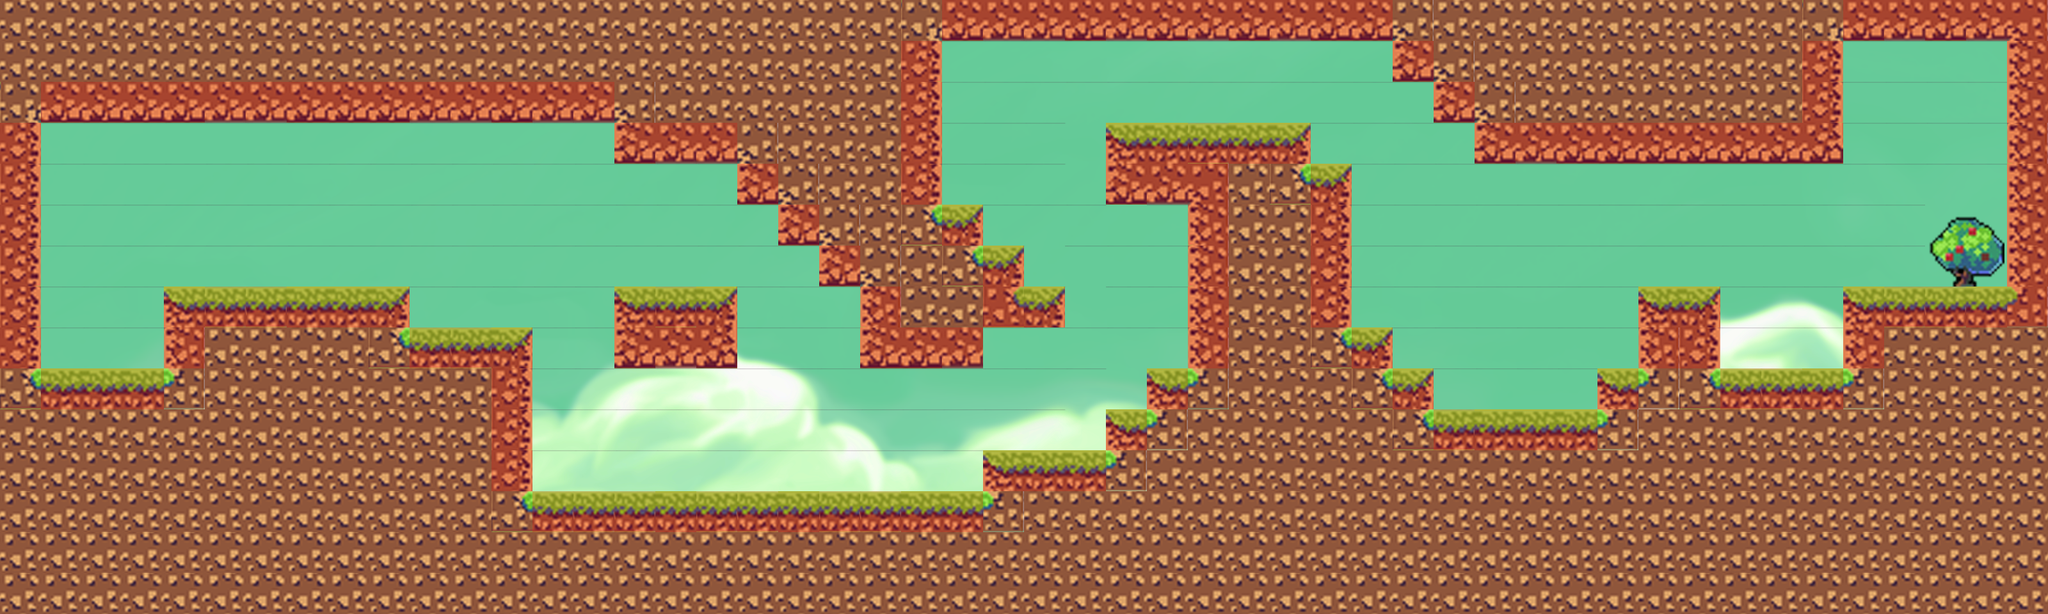

Below is a game level as drawn by its tile map, then a one-line description and the .tmx that defines it (tile-layer data replaced by summaries):
An orthogonal 50x15 tile map with 64x64 px tiles, 2 tile layers (Capa de patrones1, Colliders), 2 tilesets, 1 image layer.

<map version="1.2" tiledversion="1.2.0" orientation="orthogonal" renderorder="right-down" width="50" height="15" tilewidth="64" tileheight="64" infinite="0" nextlayerid="4" nextobjectid="48">
 <properties>
  <property name="Ending_Pos_X" type="int" value="3008" />
  <property name="Ending_Pos_Y" type="int" value="320" />
  <property name="Parallax_Speed" type="float" value="0.5" />
  <property name="Starting_Pos_X" type="int" value="64" />
  <property name="Starting_Pos_Y" type="int" value="448" />
 </properties>
 <tileset firstgid="1" name="Tileset22" tilewidth="64" tileheight="64" tilecount="144" columns="16">
  <image source="Tileset22.png" width="1024" height="576" />
  <terraintypes>
   <terrain name="Nuevo Terreno" tile="17" />
   <terrain name="Nuevo Terreno" tile="23" />
   <terrain name="Nuevo Terreno" tile="69" />
  </terraintypes>
  <tile id="0" terrain="2,2,2,0" />
  <tile id="1" terrain="2,2,0,0" />
  <tile id="2" terrain="2,2,0,2" />
  <tile id="3" terrain="0,0,0,2" />
  <tile id="4" terrain="0,0,2,2" />
  <tile id="5" terrain="0,0,2,0" />
  <tile id="6" terrain="2,2,2,1" />
  <tile id="7" terrain="2,2,1,1" />
  <tile id="8" terrain="2,2,1,2" />
  <tile id="9" terrain="1,1,1,2" />
  <tile id="10" terrain="1,1,2,2" />
  <tile id="11" terrain="1,1,2,1" />
  <tile id="16" terrain="2,0,2,0" />
  <tile id="17" terrain="0,0,0,0" />
  <tile id="18" terrain="0,2,0,2" />
  <tile id="19" terrain="0,2,0,2" />
  <tile id="21" terrain="2,0,2,0" />
  <tile id="22" terrain="2,1,2,1" />
  <tile id="23" terrain="1,1,1,1" />
  <tile id="24" terrain="1,2,1,2" />
  <tile id="25" terrain="1,2,1,2" />
  <tile id="27" terrain="2,1,2,1" />
  <tile id="32" terrain="2,0,2,2" />
  <tile id="33" terrain="0,0,2,2" />
  <tile id="34" terrain="0,2,2,2" />
  <tile id="35" terrain="0,2,0,0" />
  <tile id="36" terrain="2,2,0,0" />
  <tile id="37" terrain="2,0,0,0" />
  <tile id="38" terrain="2,1,2,2" />
  <tile id="39" terrain="1,1,2,2" />
  <tile id="40" terrain="1,2,2,2" />
  <tile id="41" terrain="1,2,1,1" />
  <tile id="42" terrain="2,2,1,1" />
  <tile id="43" terrain="2,1,1,1" />
  <tile id="69" terrain="2,2,2,2" />
 </tileset>
 <tileset firstgid="145" name="Collider Tileset" tilewidth="64" tileheight="64" tilecount="4" columns="2">
  <image source="Collider Tileset.png" width="128" height="128" />
 </tileset>
 <imagelayer id="1" name="Capa de Imagen 1">
  <image source="Background.png" width="3400" height="2400" />
 </imagelayer>
 <layer id="2" name="Capa de patrones1" width="50" height="15">
  <properties>
   <property name="Draw" type="bool" value="true" />
  </properties>
  <data>[750 cells, 750 non-empty, 23 distinct tile ids]</data>
 </layer>
 <layer id="3" name="Colliders" width="50" height="15" opacity="0.33">
  <properties>
   <property name="Draw" type="bool" value="false" />
  </properties>
  <data>[750 cells, 147 non-empty, 1 distinct tile ids]</data>
 </layer>
</map>
